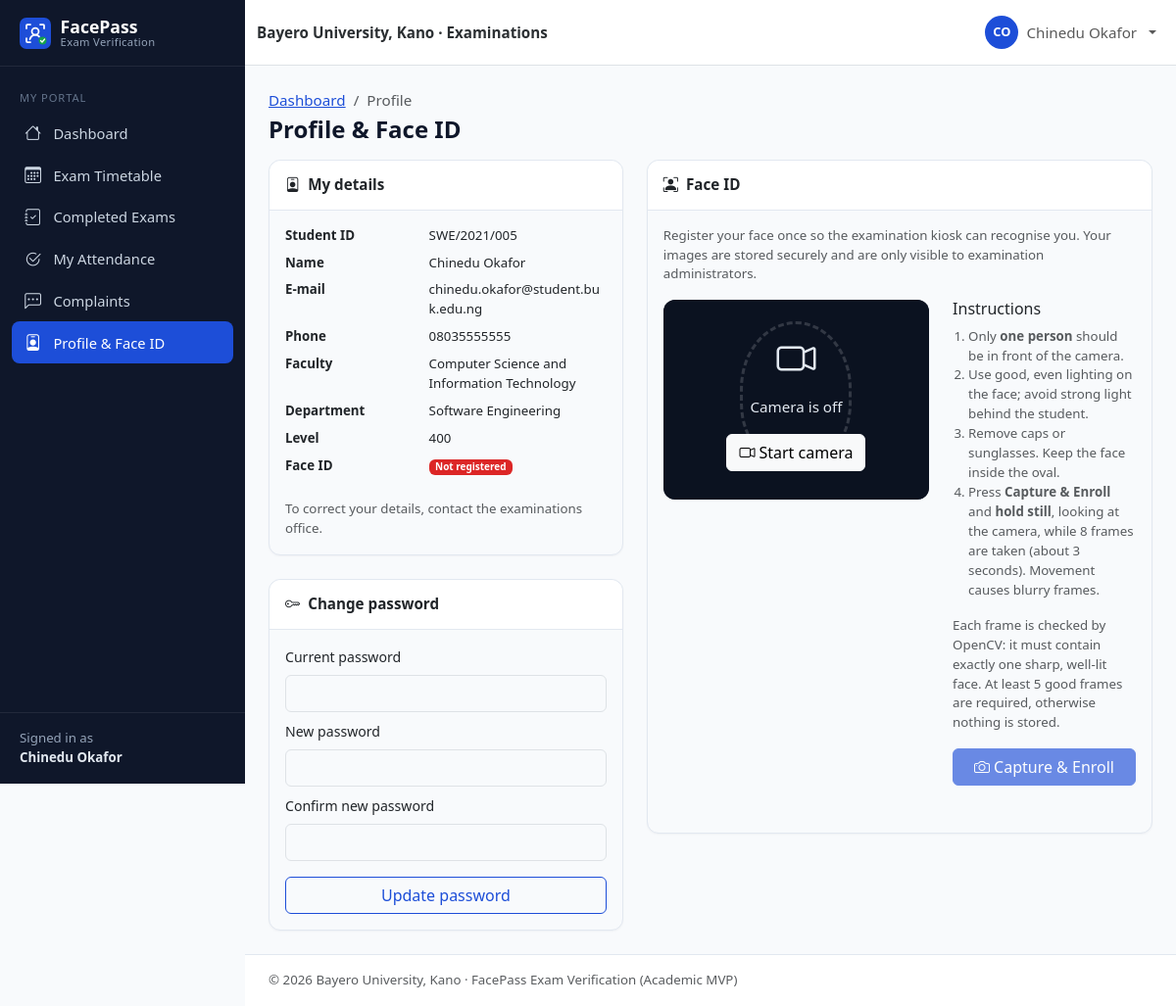
The app's page /student/profile.php (signed in) with its own data.
### tables this page shows
CREATE TABLE users (
    id               INT UNSIGNED NOT NULL AUTO_INCREMENT,
    student_id       VARCHAR(30)  NULL,                 
    first_name       VARCHAR(60)  NOT NULL,
    last_name        VARCHAR(60)  NOT NULL,
    email            VARCHAR(120) NOT NULL,
    phone            VARCHAR(20)  NULL,
    password         VARCHAR(255) NOT NULL,             
    role             ENUM('admin','student') NOT NULL DEFAULT 'student',
    department       VARCHAR(100) NULL,
    level            VARCHAR(10)  NULL,                 
    faculty          VARCHAR(100) NULL,
    face_registered  TINYINT(1)   NOT NULL DEFAULT 0,
    account_status   ENUM('active','inactive','suspended') NOT NULL DEFAULT 'active',
    created_at       TIMESTAMP    NOT NULL DEFAULT CURRENT_TIMESTAMP,
    updated_at       TIMESTAMP    NOT NULL DEFAULT CURRENT_TIMESTAMP ON UPDATE CURRENT_TIMESTAMP,
    PRIMARY KEY (id),
    UNIQUE KEY uq_users_student_id (student_id),
    UNIQUE KEY uq_users_email (email),
    KEY idx_users_role (role),
    KEY idx_users_dept_level (department, level),
    KEY idx_users_status (account_status)
);

### config/database.php (called while the page is built, shortened)
<?php
function db(): PDO
{
    static $pdo = null;
    if ($pdo === null) {
        $dsn = sprintf(
            'mysql:host=%s;port=%s;dbname=%s;charset=utf8mb4',
            DB_HOST,
            DB_PORT,
            DB_NAME
        );
        $pdo = new PDO($dsn, DB_USER, DB_PASS, [
            PDO::ATTR_ERRMODE            => PDO::ERRMODE_EXCEPTION,
            PDO::ATTR_DEFAULT_FETCH_MODE => PDO::FETCH_ASSOC,
            PDO::ATTR_EMULATE_PREPARES   => false,
        ]);
        $offset = (new DateTime('now', new DateTimeZone(APP_TIMEZONE)))->format('P');
        $stmt = $pdo->prepare('SET time_zone = ?');
        $stmt->execute([$offset]);
    }
    return $pdo;
}

### includes/auth.php (called while the page is built, shortened)
<?php
function current_user(): ?array
{
    static $user = false;
    if ($user !== false) {
        return $user;
    }
    $user = null;
    if (!empty($_SESSION['user_id'])) {
        $stmt = db()->prepare('SELECT * FROM users WHERE id = ?');
        $stmt->execute([(int) $_SESSION['user_id']]);
        $row = $stmt->fetch();
        if ($row && $row['account_status'] === 'active' && $row['role'] === ($_SESSION['role'] ?? '')) {
            $user = $row;
        } else {
            logout_user();
        }
    }
    return $user;
}
function requireLogin(): array
{
    $user = current_user();
    return $user;
}
function requireStudent(): array
{
    $user = requireLogin();
    return $user;
}

### student/profile.php (the view, shortened to what this page needs)
<?php
$student = requireStudent();
$canSelfEnroll = !$student['face_registered'] && get_setting('allow_student_self_enrollment', '1') === '1';
$pageTitle = 'Profile & Face ID';
$breadcrumbs = ['Dashboard' => 'student/dashboard.php', 'Profile' => null];
require __DIR__ . '/../includes/header.php';
?>
<div class="row g-4">
    <div class="col-lg-5">
        <div class="card mb-4">
            <div class="card-header"><i class="bi bi-person-badge me-2"></i>My details</div>
            <div class="card-body">
                <dl class="row mb-0 small">
                    <dt class="col-5">Student ID</dt><dd class="col-7"><?= e($student['student_id']) ?></dd>
                    <dt class="col-5">Name</dt><dd class="col-7"><?= e(full_name($student)) ?></dd>
                    <dt class="col-5">E-mail</dt><dd class="col-7"><?= e($student['email']) ?></dd>
                    <dt class="col-5">Phone</dt><dd class="col-7"><?= e($student['phone']) ?></dd>
                    <dt class="col-5">Faculty</dt><dd class="col-7"><?= e($student['faculty']) ?></dd>
                    <dt class="col-5">Department</dt><dd class="col-7"><?= e($student['department']) ?></dd>
                    <dt class="col-5">Level</dt><dd class="col-7"><?= e($student['level']) ?></dd>
                    <dt class="col-5">Face ID</dt><dd class="col-7"><?= yes_no_badge($student['face_registered'], 'Registered', 'Not registered') ?></dd>
                </dl>
                <p class="small text-muted mt-3 mb-0">To correct your details, contact the examinations office.</p>
            </div>
        </div>
        <div class="card">
            <div class="card-header"><i class="bi bi-key me-2"></i>Change password</div>
            <div class="card-body">
                <form method="post" class="needs-validation" novalidate>
                    <div class="mb-2"><label class="form-label" for="current_password">Current password</label>
                        <input type="password" class="form-control" id="current_password" name="current_password" required autocomplete="current-password"></div>
                    <div class="mb-2"><label class="form-label" for="new_password">New password</label>
                        <input type="password" class="form-control" id="new_password" name="new_password" minlength="8" required autocomplete="new-password"></div>
                    <div class="mb-3"><label class="form-label" for="new_password_confirm">Confirm new password</label>
                        <input type="password" class="form-control" id="new_password_confirm" name="new_password_confirm" data-match="#new_password" required autocomplete="new-password">
                        <div class="invalid-feedback">Passwords do not match.</div></div>
                    <button class="btn btn-outline-primary w-100">Update password</button>
                </form>
            </div>
        </div>
    </div>
    <div class="col-lg-7">
        <div class="card">
            <div class="card-header"><i class="bi bi-person-bounding-box me-2"></i>Face ID</div>
            <div class="card-body">
                <?php if ($student['face_registered']): ?>
                    <div class="alert alert-success mb-0"><i class="bi bi-check-circle me-1"></i>Your face is registered. You will be identified automatically at the examination hall entrance.
                        If you have changed your appearance significantly, ask the examinations office to re-enroll you.</div>
                <?php elseif ($canSelfEnroll): ?>
                    <p class="small text-muted">Register your face once so the examination kiosk can recognise you. Your images are stored securely and are only visible to examination administrators.</p>
                    <?php require __DIR__ . '/../includes/enroll-widget.php'; ?>
                <?php else: ?>
                    <div class="alert alert-warning mb-0"><i class="bi bi-exclamation-triangle me-1"></i>Your face is not registered. Please visit the examinations office with your ID card to complete face enrollment before your first examination.</div>
                <?php endif; ?>
            </div>
        </div>
    </div>
</div>
<?php require __DIR__ . '/../includes/footer.php'; ?>

### includes/header.php (shortened to what this page needs)
<?php
$pageTitle = $pageTitle ?? APP_NAME;
$layout = $layout ?? 'app';
$breadcrumbs = $breadcrumbs ?? [];
$bodyClass = $bodyClass ?? '';
$user = current_user();
$role = $user['role'] ?? null;
?>
<!doctype html>
<html lang="en">
<head>
    <link rel="stylesheet" href="<?= e(url('assets/vendor/bootstrap/bootstrap.min.css')) ?>">
    <link rel="stylesheet" href="<?= e(url('assets/vendor/bootstrap-icons/bootstrap-icons.min.css')) ?>">
    <link rel="stylesheet" href="<?= e(url('assets/css/style.css')) ?>">
    <?php if ($role === 'admin'): ?>
        <link rel="stylesheet" href="<?= e(url('assets/css/admin.css')) ?>">
    <?php elseif ($role === 'student'): ?>
        <link rel="stylesheet" href="<?= e(url('assets/css/student.css')) ?>">
    <?php endif; ?>
</head>
<body class="<?= e(trim("layout-$layout $bodyClass")) ?>">
<?php if ($layout === 'app' && $user): ?>
<div class="app-shell">
    <?php require __DIR__ . '/sidebar.php'; ?>
    <div class="app-main">
        <nav class="navbar navbar-expand bg-white border-bottom app-topbar sticky-top">
            <div class="container-fluid">
                <span class="navbar-text fw-semibold text-secondary-emphasis d-none d-sm-inline">
                    <?= e(INSTITUTION_NAME) ?> · Examinations
                </span>
                <ul class="navbar-nav ms-auto align-items-center">
                    <li class="nav-item dropdown">
                        <a class="nav-link dropdown-toggle d-flex align-items-center gap-2" href="#" role="button"
                           data-bs-toggle="dropdown" aria-expanded="false">
                            <span class="avatar-circle"><?= e(strtoupper(substr($user['first_name'], 0, 1) . substr($user['last_name'], 0, 1))) ?></span>
                            <span class="d-none d-md-inline"><?= e(full_name($user)) ?></span>
                        </a>
                    </li>
                </ul>
            </div>
        </nav>
        <main class="app-content container-fluid">
            <div class="d-flex flex-wrap justify-content-between align-items-center mb-3 gap-2">
                <div>
                    <?php if ($breadcrumbs): ?>
                        <nav aria-label="breadcrumb">
                            <ol class="breadcrumb small mb-1">
                                <?php foreach ($breadcrumbs as $label => $link): ?>
                                    <?php if ($link): ?>
                                        <li class="breadcrumb-item"><a href="<?= e(url($link)) ?>"><?= e($label) ?></a></li>
                                    <?php else: ?>
                                        <li class="breadcrumb-item active" aria-current="page"><?= e($label) ?></li>
                                    <?php endif; ?>
                                <?php endforeach; ?>
                            </ol>
                        </nav>
                    <?php endif; ?>
                    <h1 class="h4 mb-0 page-title"><?= e($pageTitle) ?></h1>
                </div>
            </div>
<?php else: ?>
<main class="plain-content">
<?php endif; ?>

### includes/sidebar.php (shortened to what this page needs)
<?php
$current = str_replace('\\', '/', $_SERVER['SCRIPT_NAME'] ?? '');
if (($user['role'] ?? '') === 'admin') {
    $menu = [
        'Overview' => [
            ['admin/dashboard.php', 'bi-speedometer2', 'Dashboard'],
        ],
        'Examination Day' => [
            ['verification/index.php', 'bi-person-bounding-box', 'Verification Kiosk'],
            ['verification/result.php', 'bi-clipboard-check', 'Live Verification Log'],
        ],
        'Management' => [
            ['admin/students.php', 'bi-people', 'Students'],
            ['admin/examinations.php', 'bi-calendar-event', 'Examinations'],
            ['admin/payments.php', 'bi-cash-coin', 'Payments & Eligibility'],
            ['admin/attendance.php', 'bi-check2-square', 'Attendance'],
            ['admin/complaints.php', 'bi-chat-left-text', 'Complaints'],
        ],
        'System' => [
            ['admin/users.php', 'bi-shield-lock', 'Administrators'],
            ['admin/audit-logs.php', 'bi-journal-text', 'Audit Logs'],
            ['admin/settings.php', 'bi-gear', 'Settings'],
        ],
    ];
    $aliases = [
        'admin/student-view.php' => 'admin/students.php',
        'admin/enroll-face.php' => 'admin/students.php',
        'auth/register.php' => 'admin/students.php',
        'admin/examination-create.php' => 'admin/examinations.php',
    ];
} else {
    $menu = [
        'My Portal' => [
            ['student/dashboard.php', 'bi-house', 'Dashboard'],
            ['student/timetable.php', 'bi-calendar3', 'Exam Timetable'],
            ['student/examinations.php', 'bi-journal-check', 'Completed Exams'],
            ['student/attendance.php', 'bi-check2-circle', 'My Attendance'],
            ['student/complaints.php', 'bi-chat-left-dots', 'Complaints'],
            ['student/profile.php', 'bi-person-badge', 'Profile & Face ID'],
        ],
    ];
    $aliases = [];
}
$isActive = function (string $path) use ($current, $aliases): bool {
    foreach ($aliases as $child => $parent) {
        if ($parent === $path && str_ends_with($current, '/' . $child)) {
            return true;
        }
    }
    return str_ends_with($current, '/' . $path);
};
?>
<aside class="offcanvas-lg offcanvas-start app-sidebar" tabindex="-1" id="appSidebar" aria-labelledby="appSidebarLabel">
    <div class="offcanvas-body flex-column p-0">
        <div class="sidebar-desktop-brand d-none d-lg-block">
            <a class="sidebar-brand" href="<?= e(url('index.php')) ?>">
                <img src="<?= e(url('assets/images/logo.svg')) ?>" alt="" width="32" height="32">
                <span>FacePass<small>Exam Verification</small></span>
            </a>
        </div>
        <nav class="sidebar-nav">
            <?php foreach ($menu as $section => $items): ?>
                <div class="sidebar-section"><?= e($section) ?></div>
                <?php foreach ($items as [$path, $icon, $label]): ?>
                    <a class="sidebar-link<?= $isActive($path) ? ' active' : '' ?>" href="<?= e(url($path)) ?>">
                        <i class="bi <?= e($icon) ?>"></i><span><?= e($label) ?></span>
                    </a>
                <?php endforeach; ?>
            <?php endforeach; ?>
        </nav>
        <div class="sidebar-footer small">
            Signed in as<br><strong><?= e(full_name($user)) ?></strong>
        </div>
    </div>
</aside>

### assets/css/style.css (style rules this page uses)
:root { --evs-primary: #1D4ED8; --evs-primary-dark: #1E40AF; --evs-secondary: #0F172A; --evs-success: #16A34A; --evs-danger: #DC2626; --evs-warning: #D97706; --evs-bg: #F8FAFC; --evs-border: #E2E8F0; --evs-muted: #64748B; --sidebar-width: 250px; --bs-primary: #1D4ED8; --bs-primary-rgb: 29, 78, 216; --bs-success: #16A34A; --bs-success-rgb: 22, 163, 74; --bs-danger: #DC2626; --bs-danger-rgb: 220, 38, 38; --bs-dark-rgb: 15, 23, 42; --bs-body-bg: #F8FAFC; --bs-link-color: #1D4ED8; --bs-link-color-rgb: 29, 78, 216; --bs-link-hover-color: #1E40AF; --bs-link-hover-color-rgb: 30, 64, 175; }
body { background: var(--evs-bg); color: var(--evs-secondary); font-size: .95rem; }
.btn-outline-primary { --bs-btn-color: var(--evs-primary); --bs-btn-border-color: var(--evs-primary); --bs-btn-hover-bg: var(--evs-primary); --bs-btn-hover-border-color: var(--evs-primary); --bs-btn-active-bg: var(--evs-primary); }
.app-shell { display: flex; min-height: 100vh; }
.app-sidebar { --bs-offcanvas-width: var(--sidebar-width); --bs-offcanvas-bg: var(--evs-secondary); background: var(--evs-secondary); color: #CBD5E1; }
@media (min-width: 992px) { .app-sidebar { width: var(--sidebar-width); flex-shrink: 0; position: sticky; top: 0; height: 100vh; overflow-y: auto; display: flex; flex-direction: column; } }
@media (min-width: 992px) { .app-sidebar.offcanvas-lg { background-color: var(--evs-secondary) !important; } }
@media (min-width: 992px) { .app-sidebar .offcanvas-body { display: flex; flex: 1; } }
.sidebar-desktop-brand { padding: 1.1rem 1.25rem; border-bottom: 1px solid rgba(255,255,255,.08); width: 100%; }
.sidebar-brand { display: flex; align-items: center; gap: .6rem; color: #fff; text-decoration: none; font-weight: 700; font-size: 1.1rem; }
.sidebar-brand small { display: block; font-size: .7rem; font-weight: 500; color: #94A3B8; letter-spacing: .03em; }
.sidebar-brand span { line-height: 1.1; }
.sidebar-nav { padding: .5rem .75rem 1rem; flex: 1; width: 100%; }
.sidebar-section { font-size: .7rem; text-transform: uppercase; letter-spacing: .08em; color: #64748B; margin: 1rem .5rem .35rem; }
.sidebar-link { display: flex; align-items: center; gap: .7rem; padding: .55rem .75rem; border-radius: .5rem; color: #CBD5E1; text-decoration: none; font-size: .92rem; }
.sidebar-link i { font-size: 1.05rem; width: 1.2rem; text-align: center; }
.sidebar-link.active { background: var(--evs-primary); color: #fff; }
.sidebar-footer { padding: 1rem 1.25rem; border-top: 1px solid rgba(255,255,255,.08); color: #94A3B8; width: 100%; }
.sidebar-footer strong { color: #E2E8F0; }
.app-main { flex: 1; min-width: 0; display: flex; flex-direction: column; }
.app-topbar { min-height: 58px; }
.app-content { padding: 1.5rem; flex: 1; }
.avatar-circle { width: 34px; height: 34px; border-radius: 50%; background: var(--evs-primary); color: #fff; display: inline-flex; align-items: center; justify-content: center; font-size: .8rem; font-weight: 600; }
.page-title { font-weight: 700; color: var(--evs-secondary); }
.card { border: 1px solid var(--evs-border); border-radius: .75rem; box-shadow: 0 1px 2px rgba(15,23,42,.04); }
.card-header { background: #fff; border-bottom: 1px solid var(--evs-border); font-weight: 600; padding: .85rem 1rem; }
.card-header:first-child { border-radius: .75rem .75rem 0 0; }
.form-label { font-weight: 500; font-size: .88rem; }

### records on screen
users: full_name($user) "Chinedu Okafor", first_name+last_name "CO", student "SWE/2021/005", full_name($student) "Chinedu Okafor", email "chinedu.okafor@student.buk.edu.ng", phone "08035555555", faculty "Computer Science and Information Technology", department "Software Engineering", level "400"

### other values on screen
$section "MY PORTAL"
$label "Dashboard"
$label "Exam Timetable"
$label "Completed Exams"
$label "My Attendance"
$label "Complaints"
$label "Profile & Face ID"
INSTITUTION_NAME "Bayero University, Kano"
$label "Profile"
$pageTitle "Profile & Face ID"
$no "Not registered"
ENROLL_FRAMES "8"
ENROLL_MIN_FACES "5"
APP_NAME "FacePass Exam Verification"
